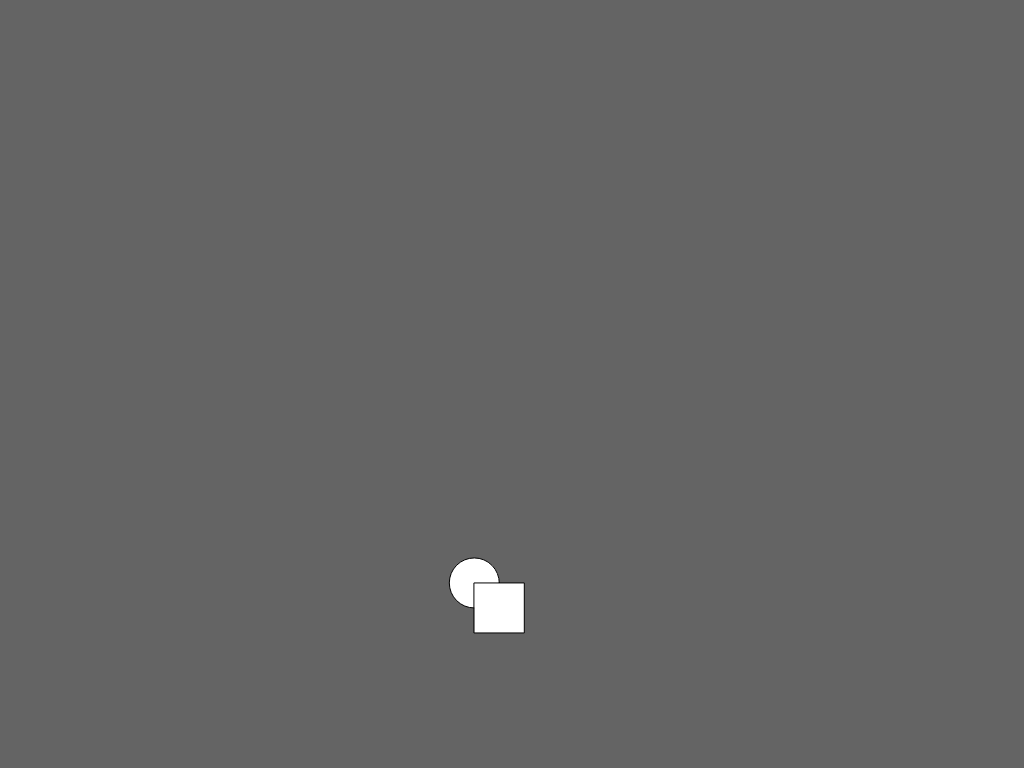
Frame 1 (no input)
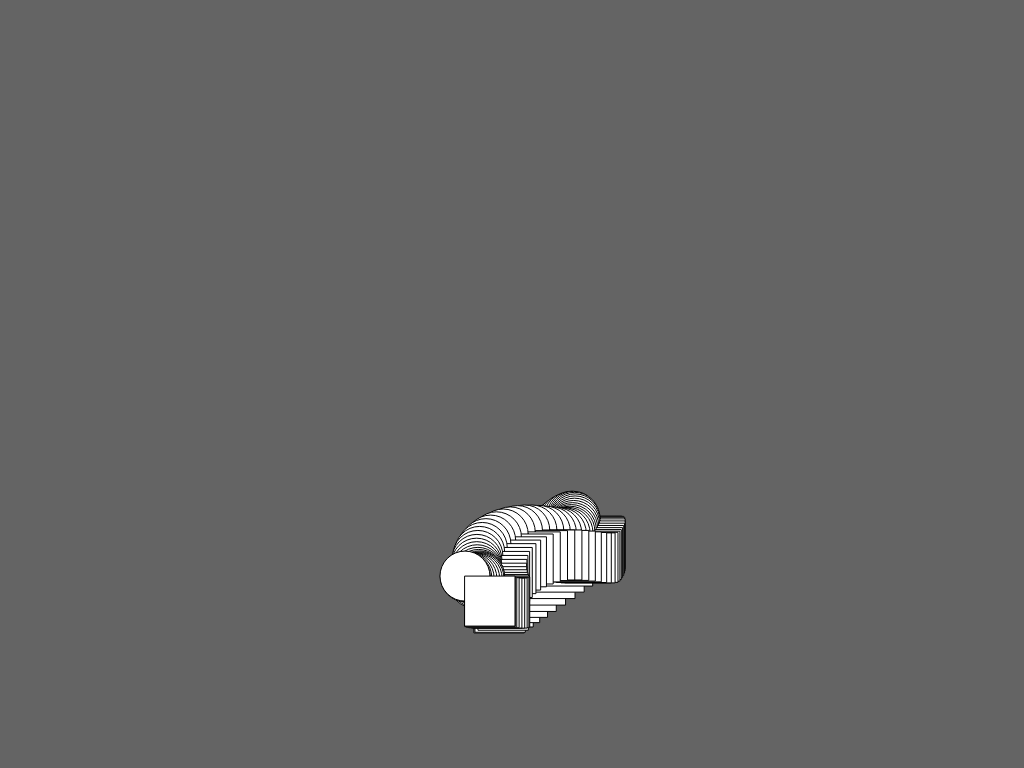
Frame 60 (no input)
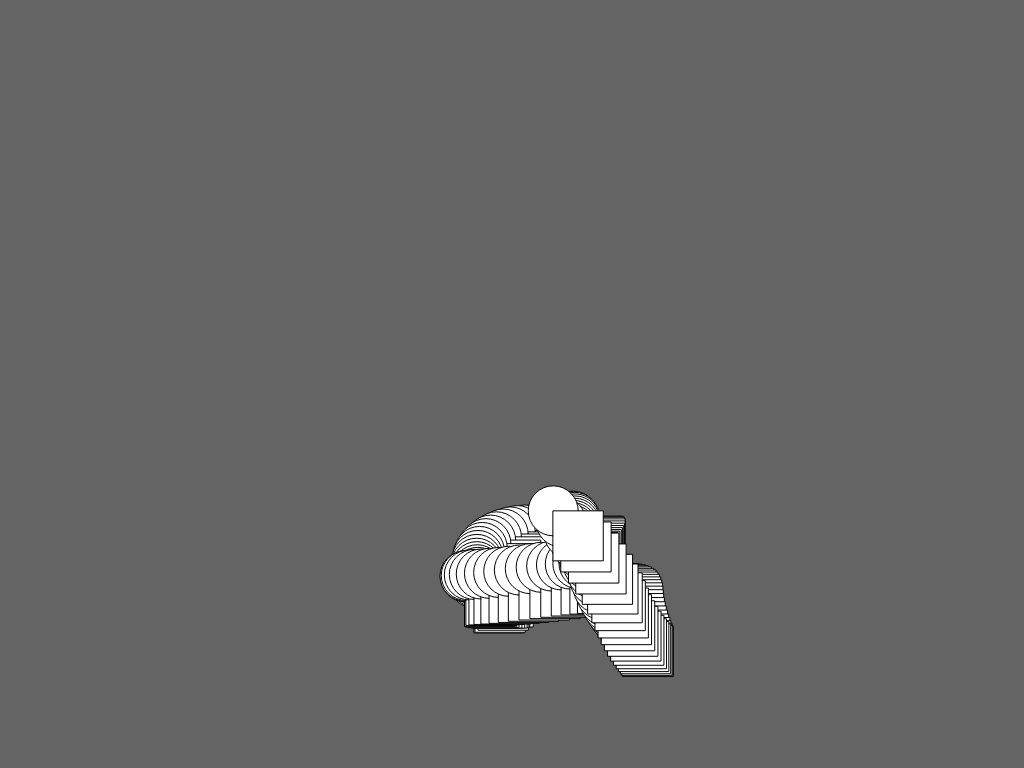
Frame 120 (the mouse pressed at the canvas centre since frame 60)

The p5.js sketch that drew these frames (run headless with seeded random() and noise() and a simulated clock; from frame 60 on, the mouse is pressed at the canvas centre):

// p5.js sketch
// ── sketch.js
//Perlin noise pipeworks

const canvasWidth = 1024;
const canvasHeight = 768;

function setup() {
  createCanvas(canvasWidth, canvasHeight);
  background(100);
  tx = 10;
  ty = 10000;
}

function draw() {   
  let x = map(noise(tx), 0, 1, 0, canvasWidth);
  let y = map(noise(ty), 0, 1, 0, canvasHeight);
  circle(x, y, 50);
  square(x, y, 50);
  tx += 0.01;
  ty += 0.01;
}
